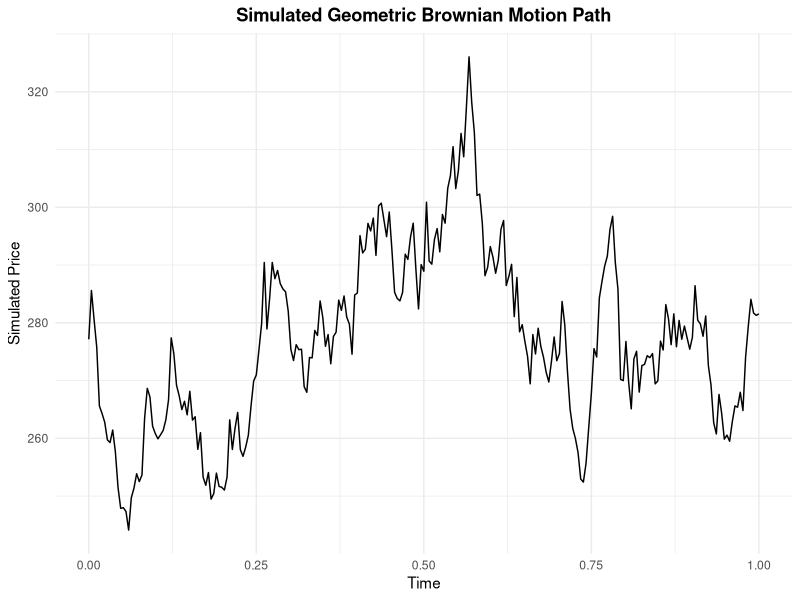
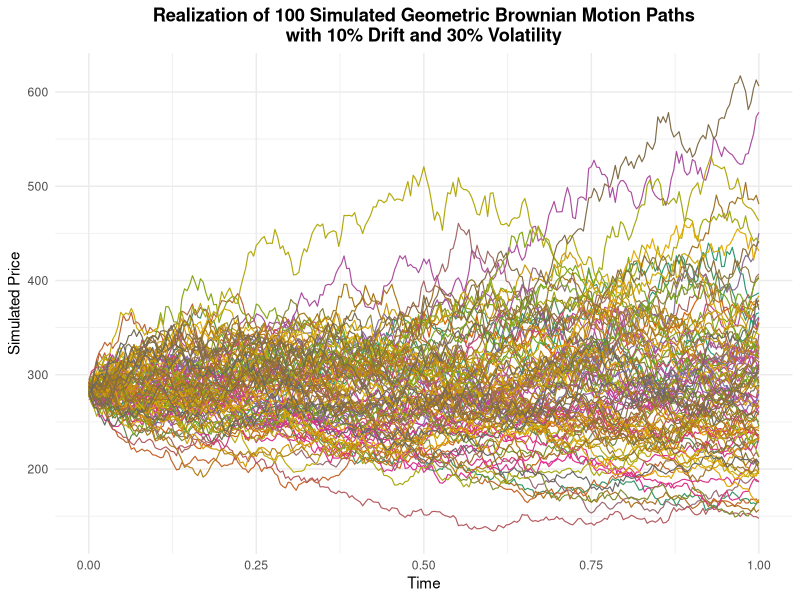

Write R code to recreate these figures, in order.
## ---- chunk 1
knitr::opts_chunk$set(echo = TRUE)
## ---- chunk 2
# Load necessary libraries
library(quantmod)
library(ggplot2)
library(dplyr)
library(scales)
library(gridExtra)
library(tidyr)
## ---- chunk 3
set.seed(12)
#function to simulate single GBM path
gbm_sim <- function(n, S0, mu, sigma, T = 1) {
  dt <- T / n                      # the size of each time step: time difference (independent increment)
  time_grid <- seq(0, T, length.out = n + 1)  # Time vector: 0/n, 1/n, 3/n, 4/n, ...
  Bt <- sqrt(dt) * cumsum(rnorm(n + 1, mean = 0, sd = 1))  # Brownian motion
  St <- S0 * exp((mu - 0.5 * sigma^2) * time_grid + sigma * Bt)  # GBM formula
  data.frame(Time = time_grid, Price = St)
}
#Generate simulations
gbm_df1 <- gbm_sim(n = 252, S0 = 285, mu = 0.1, sigma = 0.3) #S0=TSLA closing price as at last Friday

# Plot
ggplot(gbm_df1, aes(x = Time, y = Price)) +
  geom_line(color = "black", size = 0.5) +
  labs(title = "Simulated Geometric Brownian Motion Path",
       x = "Time", y = "Simulated Price") +
  theme_minimal() +
  theme(plot.title = element_text(hjust = 0.5, face = "bold"))
## ---- chunk 4
set.seed(3)
# Function to simulate multiple GBM paths
gbm_sim_multi <- function(n, S0, mu, sigma, T = 1, n_paths) {
  dt <- T / n
  time_grid <- seq(0, T, length.out = n + 1)
  
  sim_list <- lapply(1:n_paths, function(i) {
    Bt <- cumsum(rnorm(n + 1, mean = 0, sd = sqrt(dt)))
    St <- S0 * exp((mu - 0.5 * sigma^2) * time_grid + sigma * Bt)
    data.frame(Time = time_grid, Price = St, Path = as.factor(i))
  })
  
  do.call(rbind, sim_list)
}

# Parameters
n_steps <- 252 #number of time steps
S0 <- 285 #initial stock price:
mu <- 0.1 #drift 
sigma <- 0.3 #volatility
n_paths <- 100 #number of paths to sim

# Generate simulations
gbm_df2 <- gbm_sim_multi(n = n_steps, S0 = S0, mu = mu, sigma = sigma, n_paths = n_paths)

# Plot
ggplot(gbm_df2, aes(x = Time, y = Price, group = Path, color = Path)) +
  geom_line(size = 0.4) +
  labs(title = "Realization of 100 Simulated Geometric Brownian Motion Paths\nwith 10% Drift and 30% Volatility",
       x = "Time", y = "Simulated Price") +
  theme_minimal() +
  theme(legend.position = "none",  # Hide legend to avoid clutter
        plot.title = element_text(hjust = 0.5, face = "bold")) +
  scale_color_manual(values = colorRampPalette(RColorBrewer::brewer.pal(8, "Dark2"))(n_paths))
